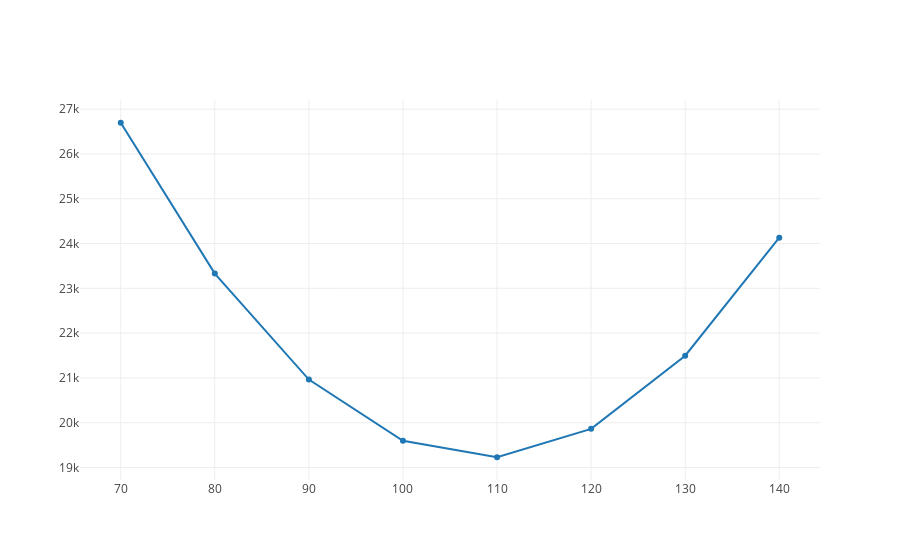

This figure's notebook cell:
### Code cell
import plotly
from plotly.offline import init_notebook_mode, iplot

#from graph import m_b_trace, trace_values, plot --> write it again to avoid errors
def m_b_data(m, b, x_values):
    y_values = list(map(lambda x: m*x + b, x_values))
    return {'x': x_values, 'y': y_values}
def m_b_trace(m, b, x_values, mode = 'lines+markers', name = 'line function'):
    values = m_b_data(m, b, x_values)
    values.update({'mode': mode, 'name': name})
    return values
def trace_values(x_values, y_values, mode = 'markers', name="data", text = []):
    return {'x': x_values, 'y': y_values, 'mode': mode, 'name': name, 'text': text}
def plot(traces, layout = {}):
    if not isinstance(traces, list): raise TypeError('first argument must be a list.  Instead is', traces)
    plotly.offline.iplot({'data': traces, 'layout': layout})

init_notebook_mode(connected=True)

cost_curve_trace = trace_values(b_values, rss_errors, mode="lines+markers")
plot([cost_curve_trace])

### Figure 1 — Plotly figure (JSON) as saved in the notebook; plotly's stock layout.template omitted (floating-point values rounded to 4 significant figures)
{"data": [{"mode": "lines+markers", "name": "data", "text": [], "type": "scatter", "uid": "e2c71758-b19f-11e8-8c46-086d41e3715a", "x": [70, 80, 90, 100, 110, 120, 130, 140], "y": [26696, 23330, 20963, 19597, 19230, 19864, 21497, 24131]}], "layout": {}}
